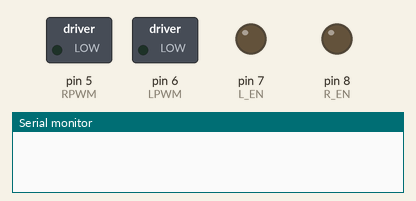
Simulated run of this sketch. Board: Arduino Uno, built with avr-gcc and run on an emulated ATmega328P. On the bench: switched loads named in the sketch (green lamp = pin HIGH), output pins drawn as LEDs (lit = HIGH), the last lines printed to the serial monitor.

Above: at 0.1 s.
At 1.1 s:
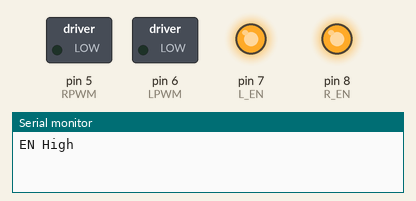
At 14.8 s:
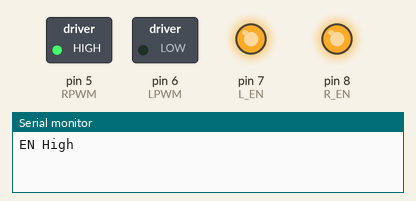
Timing chart, 0 to 40.0 s (numbered marks = the images above):
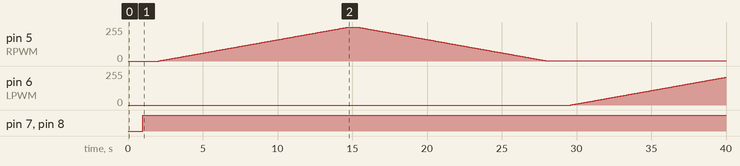

The sketch:

TestHBridge.ino
```cpp
/*........................
  BTS7960 Motor Driver Test
  Written By : Mohannad Rawashdeh
  Code for :
  https://www.instructables.com/member/Mohannad+Rawashdeh/
*/
int RPWM = 5;
int LPWM = 6;
// timer 0
int L_EN = 7;
int R_EN = 8;

void setup() {
  // put your setup code here, to run once:
  for (int i = 5; i < 9; i++) {
    pinMode(i, OUTPUT);
  }
  for (int i = 5; i < 9; i++) {
    digitalWrite(i, LOW);
  }
  delay(1000);
  Serial.begin(9600);
}


void loop() {
  // put your main code here, to run repeatedly:
  Serial.println("EN High");
  digitalWrite(R_EN, HIGH);
  digitalWrite(L_EN, HIGH);
  delay(1000);
  for (int i = 0; i < 256; i++) {
    analogWrite(RPWM, i);
    //  analogWrite(LPWM,255-i);
    delay(50);
  }
  delay(500);
  for (int i = 255; i > 0; i--) {
    analogWrite(RPWM, i);
    // analogWrite(LPWM,255-i);
    delay(50);
  }
  delay(500);
  //Serial.println("EN LOW");
  //digitalWrite(R_EN, LOW);
  //digitalWrite(L_EN, LOW);
  delay(1000);
  for (int i = 0; i < 256; i++) {
    analogWrite(LPWM, i);
    delay(50);
  }
  delay(500);
  for (int i = 255; i > 0; i--) {
    analogWrite(LPWM, i);
    delay(50);
  }
  delay(500);
}
```

Measured:
- by itself, pin 5 (RPWM): rises from 0/255 to 255/255 in 12.7 s, then falls to 1/255 in 13.3 s
- by itself, pin 6 (LPWM): moves from 0/255 to 208/255 over 10.4 s
- by itself, pin 7 (L_EN), pin 8 (R_EN): LOW → HIGH at 1.0 s
